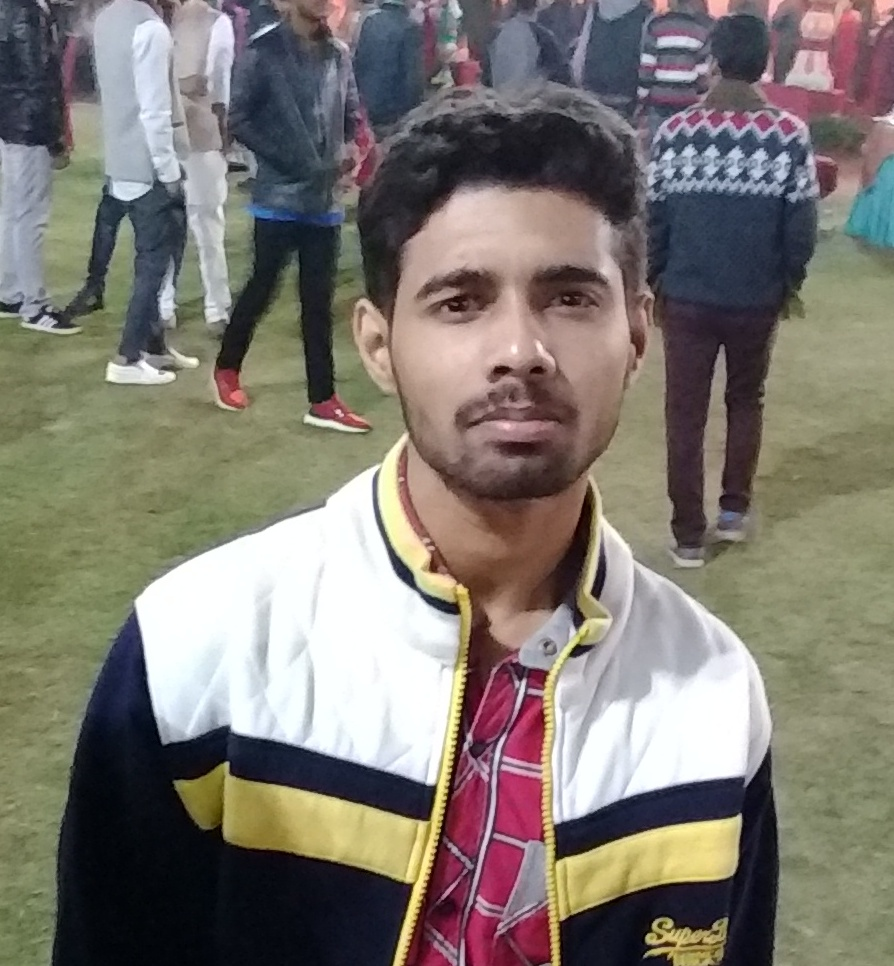
#> input picture image.jpg, 894 x 966 px, found by its file name
$ python thresholding.py
#> lines starting #> are read from the running program, lines starting #| are printed output that depends on the picture
import cv2
import numpy as np

pic=cv2.imread('image.jpg')
#> pic is the input picture: shape (966, 894, 3); mean B, G, R 112.4, 119.8, 125.6

threshold_value=100
(T_value, binary_threshold)=cv2.threshold(pic, threshold_value, 255, cv2.THRESH_BINARY)
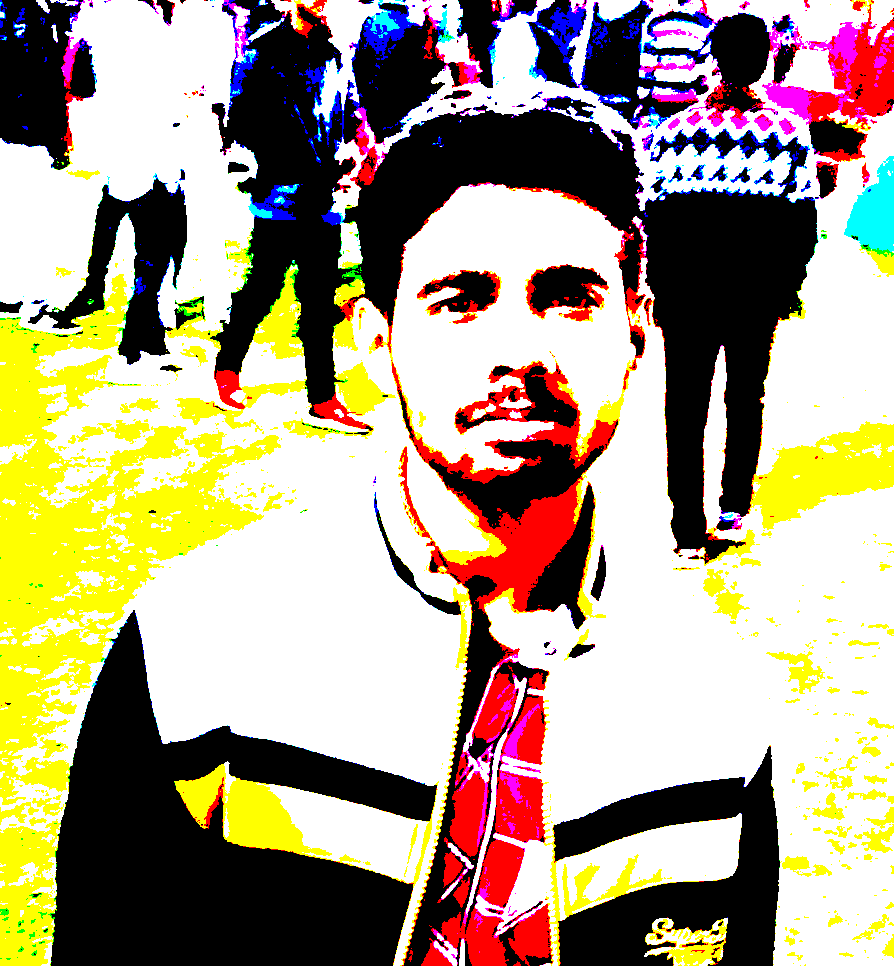
#> binary_threshold: shape (966, 894, 3); mean B, G, R 134.4, 158.2, 171.4
#> T_value = 100
cv2.imshow('binary', binary_threshold)
cv2.waitKey()
cv2.destroyAllWindows()
